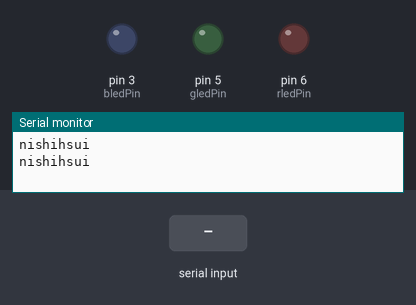
The sketch below on a simulated Arduino Uno, built with avr-gcc and run on an emulated ATmega328P. On the bench: output pins drawn as LEDs (lit = HIGH), the last lines printed to the serial monitor. Inputs (shaded band) come from the test bench.

Above: at 1.2 s.
1.3 s: "r90\n" received over Serial
At 2.5 s:
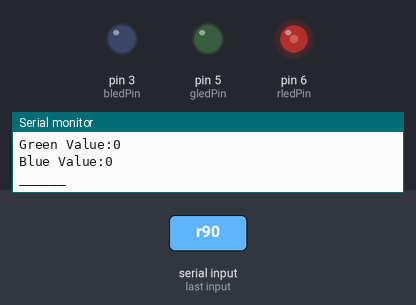
2.8 s: "r,45\n" received over Serial
At 3.2 s:
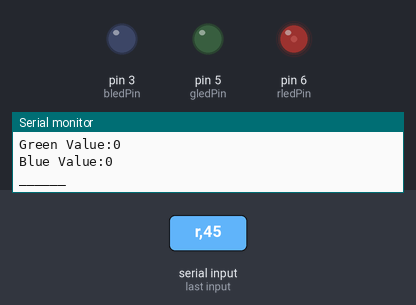
4.3 s: "g90\n" received over Serial
At 5.6 s:
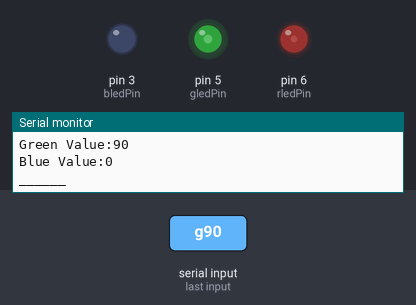
5.9 s: "g,45\n" received over Serial
At 6.9 s:
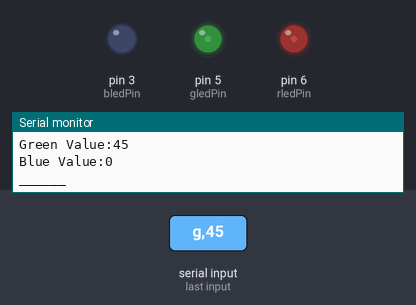
7.5 s: "b90\n" received over Serial
At 8.3 s:
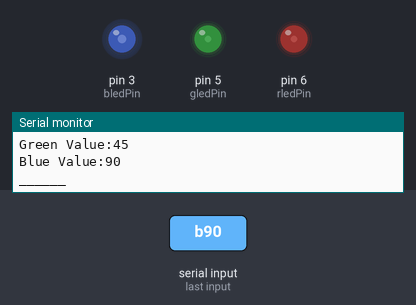
9.2 s: "b,45\n" received over Serial
At 10.9 s:
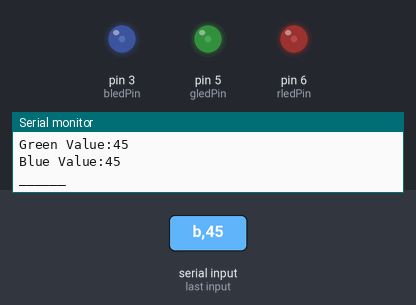
Timing chart, 0 to 11.9 s (numbered marks = the images above; inputs shaded):
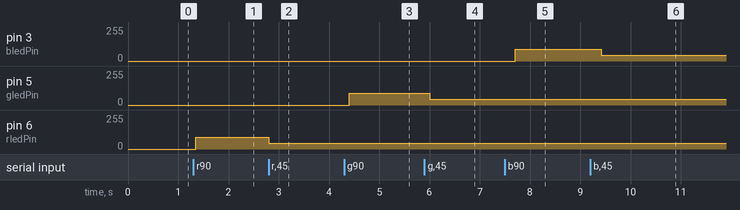

The sketch:

2022.06.13_RGB_LED.ino
```cpp
  const int rledPin = 6;//引脚
const int gledPin = 5;
const int bledPin = 3;

int ledR = 0; //亮度
int ledG = 0;
int ledB = 0;


void setup() {
  // put your setup code here, to run once:
  pinMode(rledPin,OUTPUT);
  pinMode(gledPin,OUTPUT);
  pinMode(bledPin,OUTPUT);
  Serial.begin(9600);
  Serial.println("nishihsui");
  Serial.println("nishihsui");

}

void loop() {
  // put your main code here, to run repeatedly:
  if (Serial.available()>0)
  {
    char serialCmdChar = Serial.read();
    serialCmd(serialCmdChar);
    }
    delay(50);
}

void serialCmd(char serialCmdChar)
{
  switch(serialCmdChar)
{
  case 'r':
  ledR = Serial.parseInt();
  break;

  case 'g':
  ledG = Serial.parseInt();
  break;

  case 'b':
  ledB = Serial.parseInt();
  break;

  case 'c':
  ledR = 0;
  ledB = 0;
  ledG = 0;

  }

analogWrite(rledPin,ledR);
delay(100);
analogWrite(gledPin,ledG);
delay(100);
analogWrite(bledPin,ledB);
delay(100);

Serial.print("Red Value:");
Serial.println(ledR);
Serial.print("Green Value:");
Serial.println(ledG);
Serial.print("Blue Value:");
Serial.println(ledB);
Serial.println("______");

  }
```

Measured:
- after the input at 1.3 s, pin 6 (rledPin): 0/255 → 90/255 after 0.05 s
- after the input at 2.8 s, pin 6 (rledPin): 90/255 → 45/255 at once
- after the input at 4.3 s, pin 5 (gledPin): 0/255 → 90/255 after 0.11 s
- after the input at 5.9 s, pin 5 (gledPin): 90/255 → 45/255 after 0.11 s
- after the input at 7.5 s, pin 3 (bledPin): 0/255 → 90/255 after 0.21 s
- after the input at 9.2 s, pin 3 (bledPin): 90/255 → 45/255 after 0.21 s
